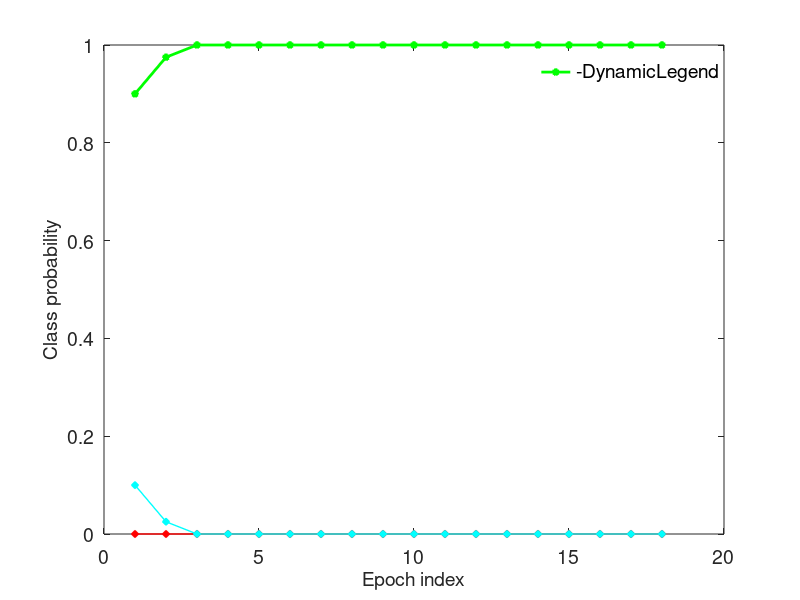
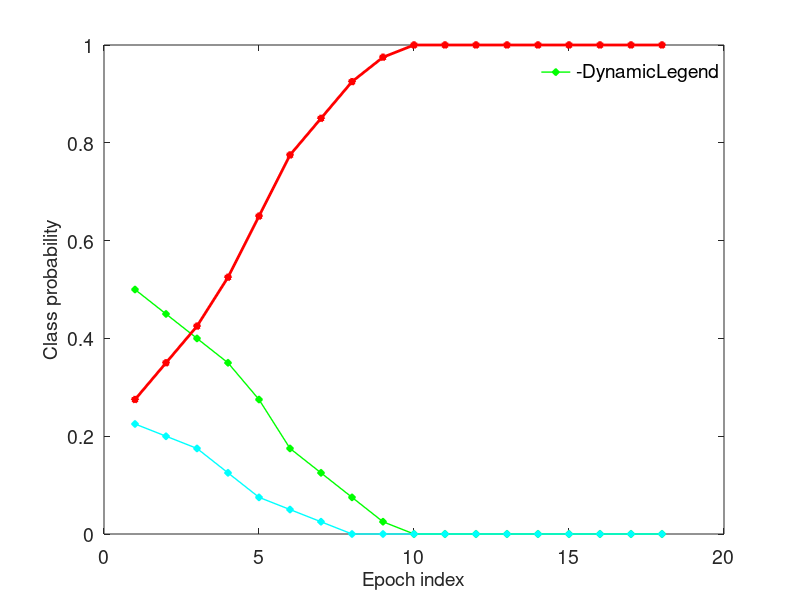
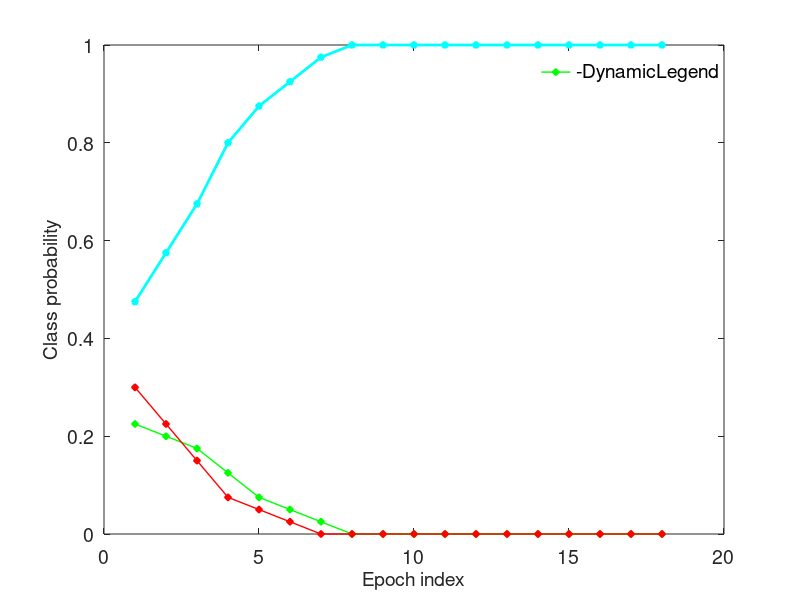
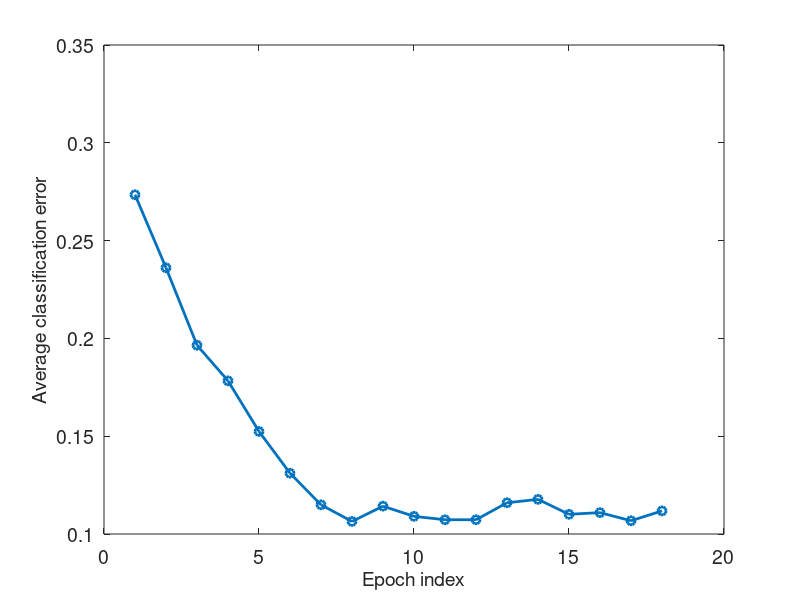

MATLAB code to generate these figures, in order: (Note: this script raises an error after producing the figures.)
clear all
% load classProb
load ('./results/classProb_3class.mat'); NbrSess = subNbrOfSess;
Labels = Labels+1;
sub11.Labels = Labels(:,:,1:NbrSess(11),11);
sub11.classProb = classProb(:,:,:,1:NbrSess(11),11);
sub12.Labels = Labels(:,:,1:NbrSess(12),12);
sub12.classProb = classProb(:,:,:,1:NbrSess(12),12);
color = ['g','r','c'];
% 
% for k = 1:4
%     tmp = mean(sub11.classProb(:,:,sub11.Labels(:,1,1)==k,1),3);
%     figure, plot(tmp', '-s', 'LineWidth',2, 'MarkerSize',5)
% end
% %frt = ['-sr';'-ob';'-dg';'-pk'; '-hm'; '-^c'];
%% PLOT CLASS PROBABILITY VS. NUMBER OF EPOCHS
%-- SUBJECT WITH LEAST PERFORMANCE
% for k = 1:4
%     figure
%     tmp = mean(sub11.classProb(:,:,sub11.Labels(:,1,1)==k,1),3);
%     for l = 1:4
%         if l == k
%             plot((1:numel(tmp(l,:))),tmp(l,:), '-sr', 'LineWidth',2, 'MarkerSize',4)
%         else
%             plot((1:numel(tmp(l,:))),tmp(l,:), '-sk', 'LineWidth',2, 'MarkerSize',4)
%         end 
%         hold on
%     end
% end
% xlabel('#Epochs');
% ylabel('Class probability');
% set(gca,'FontSize',14,'fontWeight','normal')
% set(findall(gcf,'type','text'),'FontSize',14,'fontWeight','normal')

%-- SUBJECT WITH BEST PERFOMANCE
legends = {'13Hz class', '21Hz class', '17Hz class'};
for k = 1:size(classProb,1)
    figure
    tmp = mean(sub12.classProb(:,:,sub12.Labels(:,1,1)==k,1),3);
    for l = 1:size(classProb,1)
        if l == k
            plot((1:numel(tmp(l,1:18))),tmp(l,1:18), ['-p' color(l)], 'LineWidth',2, 'MarkerSize',5, 'MarkerFaceColor', color(l), 'DisplayName', legends{l})
            legend('-DynamicLegend');
            legend boxoff
        else
            plot((1:numel(tmp(l,1:18))),tmp(l,1:18), ['-d' color(l)], 'LineWidth',1, 'MarkerSize',5, 'MarkerFaceColor', color(l), 'DisplayName', legends{l})
            legend('-DynamicLegend');
            legend boxoff
        end 
        hold all
    end
    xlabel('Epoch index');
    ylabel('Class probability');
    set(gca,'FontSize',14,'fontWeight','normal')
    set(findall(gcf,'type','text'),'FontSize',14,'fontWeight','normal')
end

%% PLOT AVERAGE CLASSIFICATION ERROR VS. NUMBER OF EPOCHS
for sub = 1:12
    clear er
    sub_labels = Labels(:,:,1:NbrSess(sub),sub);
    sub_prob = classProb(:,:,:,1:NbrSess(sub),sub); 
    for sess = 1:NbrSess(sub)
        for tr = 1:8*size(classProb,1)
            [v p] = max(sub_prob(:,:,tr,sess));
%             er(tr,:,sess) = abs(p - sub_labels(tr,:,sess));
%             er(tr,:,sess) = ceil(er(tr,:,sess)/4);
            er1(tr,:,sess,sub) = abs(p - sub_labels(tr,:,sess));
            er1(tr,:,sess,sub) = ceil(er1(tr,:,sess,sub)/size(classProb,1));
        end
    end
%     tmp = permute(er,[2 1 3]);
%     tmp2 = tmp(:,:);
%     errMean(sub,:) = mean(tmp2,2);
    
    e = squeeze(er1(:,:,1:NbrSess(sub),sub));
    tmp = permute(e,[2 1 3]);
    tmp2 = tmp(:,:);
    errMean(sub,:) = mean(tmp2,2);
    
    %figure, plot(errMean(sub,:))
end
mer = mean(errMean); %-- All subjects mean error
ser = std(errMean); %-- standard dev. of error accross subjects
figure, plot(mer(1:18), '-o','LineWidth',2)
xlabel('Epoch index');
ylabel('Average classification error');
set(gca,'FontSize',14,'fontWeight','normal')
set(findall(gcf,'type','text'),'FontSize',14,'fontWeight','normal')

%-- PLOT ERROR BAR
figure, errorbar(mer, ser, '-s','LineWidth',1, 'MarkerSize',10, 'MarkerFaceColor', 'b')
xlabel('Epoch index');
ylabel('Average classification error');
set(gca,'FontSize',14,'fontWeight','normal')
set(findall(gcf,'type','text'),'FontSize',14,'fontWeight','normal')


%% PLOT AVERAGE CLASSIFICATION ERROR VS. PROBABILITY THRESHOLD
clear all
% load classProb
load('./results/classProb_3class.mat'); NbrSess = subNbrOfSess;
Labels = Labels+1;
probIdx = 1;
for prob = 0:0.1:1
    for sub = 1:12
        sub_labels = Labels(:,:,1:NbrSess(sub),sub);
        sub_prob = classProb(:,:,:,1:NbrSess(sub),sub); 
        for sess = 1:NbrSess(sub)
            for tr = 1:8*size(classProb,1)
                [v p] = max(sub_prob(:,:,tr,sess));
                v2 = find(v>prob);
                if (isempty(v2))
                    ytrial_pos = numel(v);
                    ytrial = 1;
                else
                    ytrial_pos = v2(1);
                    ytrial = p(ytrial_pos);
                end
                er0 = abs(ytrial - sub_labels(tr,1,sess));
                err(tr,sess,sub,probIdx) = ceil(er0/size(classProb,1));
                temps(tr,sess,sub,probIdx) = ytrial_pos*0.2;
            end
        end
    end
    probIdx = probIdx + 1;
end
for sub = 1:12
    tmp = squeeze(err(:,1:NbrSess(sub),sub,:));
    tmp2 = permute(tmp, [3, 1, 2]);
    tmp3 = tmp2(:,:);
    erMean(:,sub) = mean(tmp3,2);
    
    tmp = squeeze(temps(:,1:NbrSess(sub),sub,:));
    tmp2 = permute(tmp, [3, 1, 2]);
    tmp3 = tmp2(:,:);
    tempsMean(:,sub) = mean(tmp3,2);
    
%     e = squeeze(er1(:,:,:,sub));
%     tmp = permute(e,[2 1 3]);
%     tmp2 = tmp(:,:);
%     errMean(sub,:) = mean(tmp2,2);
    
end

prob = 0:0.1:0.9;

figure, plot(prob, mean(erMean(1:10,:),2), '--s','LineWidth',2)
xlabel('Probability threshold ');
ylabel('Average classification error');
set(gca,'FontSize',14,'fontWeight','normal')
set(findall(gcf,'type','text'),'FontSize',14,'fontWeight','normal')
%-- PLOT ERROR BAR
figure, errorbar(prob, mean(erMean(1:10,:),2), std(erMean(1:10,:),[],2), '-s','LineWidth',1, 'MarkerSize',10, 'MarkerFaceColor', 'b')
xlim([-0.1 1])
ylim([0.1 0.4])
xlabel('Probability threshold ');
ylabel('Average classification error');
set(gca,'FontSize',14,'fontWeight','normal')
set(findall(gcf,'type','text'),'FontSize',14,'fontWeight','normal')

% %-- PLOT AVERAGE ITR VS. PROBABILITY THRESHOLD
% po = 1-mean(erMean(1:10,:),2);
% tLen = mean(tempsMean(1:10,:),2);
% B = log2(4)+po.*log2(po)+(1-po).*log2((1-po)/(4-1))
% bBm = B.*(60./tLen); 
% figure, plot(bBm)


figure
%ylim([0 0.5])
[hAx,hLine1,hLine2] = plotyy(prob, mean(erMean(1:10,:),2), prob,mean(tempsMean(1:10,:),2),'plot');
set(get(hAx(1),'Ylabel'),'String','Average classification error') 
set(get(hAx(2),'Ylabel'),'String','Average classification time (s)') 
set(hLine1,'LineStyle','--','Marker', 's','LineWidth', 2)
set(hLine2,'LineStyle',':','Marker', 'o','LineWidth', 2)
xlabel('Probability threshold ')
set(gca,'FontSize',14,'fontWeight','normal')
set(hAx(2),'FontSize',14,'fontWeight','normal')
set(findall(gcf,'type','text'),'FontSize',14,'fontWeight','normal')
 
% %--PLot error bars
% hold(hAx(1),'on')
% errorbar(hAx(1), prob, mean(erMean(1:5,:),2), std(erMean(1:5,:),[],2), 's' )
% hold(hAx(1),'off')
% hold(hAx(2),'on')
% errorbar(hAx(2), alpha, resMean(:,4), resStd(:,4), 'o' )
% ylim(hAx(1),[20 max((round(1000*resMean(:,2)))/10+ (round(1000*resStd(:,2)))/10)])
% % ylim(hAx(2),[0 max(resMean(:,4)+ resStd(:,4))])
% ylim(hAx(2),[0 0.8])

%% PLOT IMPACT OF W (window size/tLen) on online clasification accuracy and ITR
load('./results/online_curve_tlen_3class_new.mat')
meanAcc = mean(subAcMean,2);
stdAcc = std(subAcMean,[],2);
meanItr = mean(itr3,2);
stdItr = std(itr3,[],2);
figure
[hAx,hLine1,hLine2] = plotyy(tlen,(round(1000*meanAcc))/10,tlen,meanItr,'plot');
set(get(hAx(1),'Ylabel'),'String','Accuracy (%)') 
set(get(hAx(2),'Ylabel'),'String','ITR (bits/min)') 
set(hLine1,'LineStyle','-', 'LineWidth', 3)
set(hLine2,'LineStyle','-', 'LineWidth', 3)
xlabel('Window size (w) in sec ')
set(gca,'FontSize',14,'fontWeight','normal')
set(hAx(2),'FontSize',14,'fontWeight','normal')
set(findall(gcf,'type','text'),'FontSize',14,'fontWeight','normal')
%--PLot error bars
hold(hAx(1),'on')
errorbar(hAx(1), tlen, (round(1000*meanAcc))/10, (round(1000*stdAcc))/10)
hold(hAx(1),'off')
hold(hAx(2),'on')
errorbar(hAx(2), tlen, meanItr, stdItr)
ylim(hAx(1),[50 max((round(1000*meanAcc))/10+ (round(1000*stdAcc))/10)])
% ylim(hAx(2),[0 max(resMean(:,4)+ resStd(:,4))])
ylim(hAx(2),[0 max(meanItr)+max(stdItr)])
%##################################################################################################################################################################
%% PLOT FOR 4 CLASSES
%##################################################################################################################################################################
clear all
% load classProb
load('./results/classProb_4class.mat'); NbrSess = subNbrOfSess;
Labels = Labels+1;
sub11.Labels = Labels(:,:,1:NbrSess(11),11);
sub11.classProb = classProb(:,:,:,1:NbrSess(11),11);
sub12.Labels = Labels(:,:,1:NbrSess(12),12);
sub12.classProb = classProb(:,:,:,1:NbrSess(12),12);
% 
% for k = 1:4
%     tmp = mean(sub11.classProb(:,:,sub11.Labels(:,1,1)==k,1),3);
%     figure, plot(tmp', '-s', 'LineWidth',2, 'MarkerSize',5)
% end
% %frt = ['-sr';'-ob';'-dg';'-pk'; '-hm'; '-^c'];
%% PLOT CLASS PROBABILITY VS. NUMBER OF EPOCHS
%-- SUBJECT WITH LEAST PERFORMANCE
% for k = 1:4
%     figure
%     tmp = mean(sub11.classProb(:,:,sub11.Labels(:,1,1)==k,1),3);
%     for l = 1:4
%         if l == k
%             plot((1:numel(tmp(l,:))),tmp(l,:), '-sr', 'LineWidth',2, 'MarkerSize',4)
%         else
%             plot((1:numel(tmp(l,:))),tmp(l,:), '-sk', 'LineWidth',2, 'MarkerSize',4)
%         end 
%         hold on
%     end
% end
% xlabel('Epoch index');
% ylabel('Class probability');
% set(gca,'FontSize',14,'fontWeight','normal')
% set(findall(gcf,'type','text'),'FontSize',14,'fontWeight','normal')

%-- SUBJECT WITH BEST PERFOMANCE
color = ['b','g','r','c'];
legends = {'Resting clas', '13Hz class', '21Hz class', '17Hz class'};
for k = 1:size(classProb,1)
    figure
    tmp = mean(sub12.classProb(:,:,sub12.Labels(:,1,1)==k,1),3);
    for l = 1:size(classProb,1)
        if l == k
            plot((1:numel(tmp(l,1:18))),tmp(l,1:18), ['-p' color(l)], 'LineWidth',2, 'MarkerSize',5, 'MarkerFaceColor', color(l), 'DisplayName', legends{l})
            legend('-DynamicLegend');
            %legend boxoff
        else
            plot((1:numel(tmp(l,1:18))),tmp(l,1:18), ['-d' color(l)], 'LineWidth',1, 'MarkerSize',5, 'MarkerFaceColor', color(l), 'DisplayName', legends{l})
            legend('-DynamicLegend');
            %legend boxoff
        end 
        hold all
    end
    xlabel('Epoch index');
    ylabel('Class probability');
    set(gca,'FontSize',14,'fontWeight','normal')
    set(findall(gcf,'type','text'),'FontSize',14,'fontWeight','normal')
end
%% PLOT AVERAGE CLASSIFICATION ERROR VS. NUMBER OF EPOCHS
for sub = 1:12
    clear er
    sub_labels = Labels(:,:,1:NbrSess(sub),sub);
    sub_prob = classProb(:,:,:,1:NbrSess(sub),sub); 
    for sess = 1:NbrSess(sub)
        for tr = 1:8*size(classProb,1)
            [v p] = max(sub_prob(:,:,tr,sess));
%             er(tr,:,sess) = abs(p - sub_labels(tr,:,sess));
%             er(tr,:,sess) = ceil(er(tr,:,sess)/4);
            er1(tr,:,sess,sub) = abs(p - sub_labels(tr,:,sess));
            er1(tr,:,sess,sub) = ceil(er1(tr,:,sess,sub)/size(classProb,1));
        end
    end
%     tmp = permute(er,[2 1 3]);
%     tmp2 = tmp(:,:);
%     errMean(sub,:) = mean(tmp2,2);
    
    e = squeeze(er1(:,:,1:NbrSess(sub),sub));
    tmp = permute(e,[2 1 3]);
    tmp2 = tmp(:,:);
    errMean(sub,:) = mean(tmp2,2);
    
    %figure, plot(errMean(sub,:))
end
mer = mean(errMean); %-- All subjects mean error
ser = std(errMean); %-- standard dev. of error accross subjects
figure, plot(mer(1:18), '-o','LineWidth',2)
xlabel('Epoch index');
ylabel('Average classification error');
set(gca,'FontSize',14,'fontWeight','normal')
set(findall(gcf,'type','text'),'FontSize',14,'fontWeight','normal')

%-- PLOT ERROR BAR
figure, errorbar(mer, ser, '-s','LineWidth',1, 'MarkerSize',10, 'MarkerFaceColor', 'b')
xlabel('Epoch index');
ylabel('Average classification error');
set(gca,'FontSize',14,'fontWeight','normal')
set(findall(gcf,'type','text'),'FontSize',14,'fontWeight','normal')

%% PLOT AVERAGE CLASSIFICATION ERROR VS. PROBABILITY THRESHOLD
clear all
% load classProb
load('./results/classProb_4class.mat'); NbrSess = subNbrOfSess;
Labels = Labels+1;
probIdx = 1;
for prob = 0:0.1:1
    for sub = 1:12
        sub_labels = Labels(:,:,1:NbrSess(sub),sub);
        sub_prob = classProb(:,:,:,1:NbrSess(sub),sub); 
        for sess = 1:NbrSess(sub)
            for tr = 1:8*size(classProb,1)
                [v p] = max(sub_prob(:,:,tr,sess));
                v2 = find(v>prob);
                if (isempty(v2))
                    ytrial_pos = numel(v);
                    ytrial = 1;
                else
                    ytrial_pos = v2(1);
                    ytrial = p(ytrial_pos);
                end
                er0 = abs(ytrial - sub_labels(tr,1,sess));
                err(tr,sess,sub,probIdx) = ceil(er0/size(classProb,1));
                temps(tr,sess,sub,probIdx) = ytrial_pos*0.2;
            end
        end
    end
    probIdx = probIdx + 1;
end
for sub = 1:12
    tmp = squeeze(err(:,1:NbrSess(sub),sub,:));
    tmp2 = permute(tmp, [3, 1, 2]);
    tmp3 = tmp2(:,:);
    erMean(:,sub) = mean(tmp3,2);
    
    tmp = squeeze(temps(:,1:NbrSess(sub),sub,:));
    tmp2 = permute(tmp, [3, 1, 2]);
    tmp3 = tmp2(:,:);
    tempsMean(:,sub) = mean(tmp3,2);
    
end

prob = 0:0.1:0.9;

figure, plot(prob, mean(erMean(1:10,:),2), '--s','LineWidth',2)
xlabel('Probability threshold ');
ylabel('Average classification error');
set(gca,'FontSize',14,'fontWeight','normal')
set(findall(gcf,'type','text'),'FontSize',14,'fontWeight','normal')
%-- PLOT ERROR BAR
figure, errorbar(prob, mean(erMean(1:10,:),2), std(erMean(1:10,:),[],2), '-s','LineWidth',1, 'MarkerSize',10, 'MarkerFaceColor', 'b')
xlim([-0.1 1])
ylim([0.1 0.5])
xlabel('Probability threshold ');
ylabel('Average classification error');
set(gca,'FontSize',14,'fontWeight','normal')
set(findall(gcf,'type','text'),'FontSize',14,'fontWeight','normal')

% %-- PLOT AVERAGE ITR VS. PROBABILITY THRESHOLD
% po = 1-mean(erMean(1:10,:),2);
% tLen = mean(tempsMean(1:10,:),2);
% B = log2(4)+po.*log2(po)+(1-po).*log2((1-po)/(4-1))
% bBm = B.*(60./tLen); 
% figure, plot(bBm)


figure
%ylim([0 0.5])
[hAx,hLine1,hLine2] = plotyy(prob, mean(erMean(1:10,:),2), prob,mean(tempsMean(1:10,:),2),'plot');
set(get(hAx(1),'Ylabel'),'String','Average classification error') 
set(get(hAx(2),'Ylabel'),'String','Average classification time (s)') 
set(hLine1,'LineStyle','--','Marker', 's','LineWidth', 2)
set(hLine2,'LineStyle',':','Marker', 'o','LineWidth', 2)
xlabel('Probability threshold ')
set(gca,'FontSize',14,'fontWeight','normal')
set(hAx(2),'FontSize',14,'fontWeight','normal')
set(findall(gcf,'type','text'),'FontSize',14,'fontWeight','normal')
 
% %--PLot error bars
% hold(hAx(1),'on')
% errorbar(hAx(1), prob, mean(erMean(1:5,:),2), std(erMean(1:5,:),[],2), 's' )
% hold(hAx(1),'off')
% hold(hAx(2),'on')
% errorbar(hAx(2), alpha, resMean(:,4), resStd(:,4), 'o' )
% ylim(hAx(1),[20 max((round(1000*resMean(:,2)))/10+ (round(1000*resStd(:,2)))/10)])
% % ylim(hAx(2),[0 max(resMean(:,4)+ resStd(:,4))])
% ylim(hAx(2),[0 0.8])

%% PLOT IMPACT OF W (window size/tLen) on online clasification accuracy and ITR
load('./results/online_curve_tlen_4class.mat')
meanAcc = mean(subAcMean,2);
stdAcc = std(subAcMean,[],2);
meanItr = mean(itr3,2);
stdItr = std(itr3,[],2);
figure
[hAx,hLine1,hLine2] = plotyy(tlen,(round(1000*meanAcc))/10,tlen,meanItr,'plot');
set(get(hAx(1),'Ylabel'),'String','Accuracy (%)') 
set(get(hAx(2),'Ylabel'),'String','ITR (bits/min)') 
set(hLine1,'LineStyle','-', 'LineWidth', 3)
set(hLine2,'LineStyle','-', 'LineWidth', 3)
xlabel('Window size (w) in sec ')
set(gca,'FontSize',14,'fontWeight','normal')
set(hAx(2),'FontSize',14,'fontWeight','normal')
set(findall(gcf,'type','text'),'FontSize',14,'fontWeight','normal')
%--PLot error bars
hold(hAx(1),'on')
errorbar(hAx(1), tlen, (round(1000*meanAcc))/10, (round(1000*stdAcc))/10)
hold(hAx(1),'off')
hold(hAx(2),'on')
errorbar(hAx(2), tlen, meanItr, stdItr)
ylim(hAx(1),[50 max((round(1000*meanAcc))/10+ (round(1000*stdAcc))/10)])
% ylim(hAx(2),[0 max(resMean(:,4)+ resStd(:,4))])
ylim(hAx(2),[0 max(meanItr)+max(stdItr)])
%% PLOT CONFUSION MATRIX AND ROC SPACE
clear all
load('./results/online_curve_potato_4class.mat')
LabelAll = LabelAll+1;
Yall = Yall+1;
targets = zeros(numel(unique(LabelAll)), numel(LabelAll));
outputs = zeros(numel(unique(LabelAll)), numel(LabelAll));
for k = 1:numel(unique(LabelAll))
    lab = zeros(4,1);
    lab(k) = 1;
    targets(:,LabelAll==k) = repmat(lab,1,sum(LabelAll==k));
    outputs(:,Yall==k) = repmat(lab,1,sum(Yall==k));
    TPR(k) = CP{k}.Sensitivity;
    FPR(k) = 1-CP{k}.Specificity;
end
figure,
plotconfusion(targets, outputs);

chance = [0 1];
figure,
plot([0 1], chance,'--r','LineWidth', 3, 'DisplayName', 'Random guess')
%legend('Random guess')
legend('-DynamicLegend');
hold all
marker = ['h','p','s','d'];
legends = {'Resting class', '13Hz class', '21Hz class', '17Hz class'};
for k = 1:numel(unique(LabelAll))
    plot(FPR(k), TPR(k), marker(k), 'LineWidth', 3, 'MarkerSize',8, 'DisplayName', legends{k})
    %legend('cl')
end
plot(0,1, 'o', 'LineWidth', 3, 'MarkerSize',8, 'DisplayName', 'Perfect classification')
plot(1,0, 'o', 'LineWidth', 3, 'MarkerSize',8, 'DisplayName', 'Worst classification')

xlabel('FPR or (1-specificity)');
ylabel('TPR or sensitivity');
set(gca,'FontSize',14,'fontWeight','normal')
set(findall(gcf,'type','text'),'FontSize',14,'fontWeight','normal')
%% PLOT DELAYS IN TIME SIGNAL SYNCHRONIZATION

clear all
tLen = 8;
delay = -2;

for sub = 16:17  %- ploting two subjects (11 and 12)
    clear x_all H_all P X Pm PSD
     %-- Load data
     [S_all, H_all] = loaddata(sub); %Returns cells of data from all available sessions
     Fs = H_all{1}.SampleRate;
     nbrSessions = length(S_all);
     sessions = 1:nbrSessions;
     %- Preprocessing of all available sessions (Same for training and test data)
     % 1) Band pass filter
     for session = 1:nbrSessions
         x_all{session} = bandpass_filter_ext([12.95 13.05], [16.9 17.1], [20.9 21.1], S_all{session}, H_all{session}); %74.31
     end
     X = get_trials(x_all, H_all, tLen, delay);
     taxis = [delay:1/Fs:delay+tLen]; taxis = taxis(1:end-1);
     titles = [
        'Example trial from resting state';
        ' Example trial from 13Hz SSVEP  ';
        ' Example trial from 21Hz SSVEP  ';
        ' Example trial from 17Hz SSVEP  '];
    %klass = ['No'; '13'; '21'; '17'];
    set(groot,'defaultAxesColorOrder','remove')
    set(groot,'defaultAxesColorOrder',[0 1 0;1 0 0;0 1 1]);
    figure
    %set(groot,'defaultAxesColorOrder',[0 1 0;1 0 0;0 1 1]);
    set(gcf,'DefaultAxesColorOrder',[0 1 0;1 0 0;0 1 1])
    for cl = 1:size(X,2) 
        subplot(2,2,cl)
        if sub == 16
            %set(gca, 'ColorOrder', [0 1 0; 1 0 0;0 1 1], 'NextPlot', 'replacechildren');
            plot(taxis, squeeze(X{cl}([1 17 9],:,7))'),
            if cl > 2, xlabel('time(s)'); end
        end
        if sub == 17
            %set(gca, 'ColorOrder', [0 1 0; 1 0 0;0 1 1]);%, 'NextPlot', 'replacechildren');
            plot(taxis, squeeze(X{cl}([1 17 9],:,10))'),
            if cl > 2, xlabel('time(s)'); end
        end
        hold on
        if sub == 16
            plot([0 0],[-0.0021 0.0021], '>--k')
            ylim([-0.0021 0.0021])
        end
        if sub == 17
            plot([0 0],[-0.006 0.006], '>--k')
            ylim([-0.006 0.006])
        end
        if cl == 1 & sub == 17
            legend(['13Hz';'21Hz';'17Hz']);
            %legend boxoff 
        end
        title(titles(cl,:))
        yticks = get(gca,'ytick');
        set(gca,'yticklabel',yticks*1000);
        if mod(cl,2)==0
            set(gca,'YTick',[])
        end
        if cl < 3
            set(gca, 'XTick', [])
        end
        set(gca,'FontSize',12,'fontWeight','normal')
        set(findall(gcf,'type','text'),'FontSize',12,'fontWeight','normal')
        pbaspect([16/16 9/16 1]); %Set figure(plot) aspect ratio
    end
    %fpad = [0 0 0 0]; axpad = [0 0];
    spaceplots; %cutt off blank margins (from matlab filexchage)
end

%% COMPUTE AND PLOT ROC CURVE BASED ON RHO 
clear all
% load classProb
load('./results/classProb_4class.mat'); NbrSess = subNbrOfSess;
Labels = Labels+1;
    
rho4 = [];
label4 = [];
for sub = 1:12
    sub_labels = Labels(:,:,1:NbrSess(sub),sub);
    sub_prob = classProb(:,:,:,1:NbrSess(sub),sub); 
    Lsub = [];
    rho = [];
    label = [];
    for sess = 1:NbrSess(sub)    
        for tr = 1:8*size(classProb,1)
            Lsub(tr,sess) = sub_labels(tr,1,sess);
            %rho(tr,:,sess) = sub_prob(:,:,tr,sess); %- Probability of groundtruth class (To be used as scrore in ROC)
            %label(tr,:,sess) = repmat(Lsub(tr,sess),1,numel(rho(tr,:,sess)));
            
            c = zeros(numel(unique(sub_labels)),1);
            c(Lsub(tr,sess)) = 1;
            rho(tr,:,:) = sub_prob(:,:,tr,sess); %- Probability of groundtruth class (To be used as scrore in ROC)
            label(tr,:,:) = repmat(c,1,size(sub_prob,2));
        end
        rho2 = permute(rho,[2 1 3]);
        rho3 = rho2(:,:);
        label2 = permute(label,[2 1 3]);
        label3 = label2(:,:);
        
        rho4 = [rho4 rho3];
        label4 = [label4 label3];
    end   
end
plotroc(label4, rho4);
[tpr,fpr,thresholds] = roc(label4, rho4);
chance = [0 1];
figure,
plot([0 1], chance,'--r','LineWidth', 1, 'DisplayName', 'Random guess');
legend('-DynamicLegend');
hold all
marker = ['h','p','s','d'];
color = ['b','g','r','c'];
legends = {'Resting class', '13Hz class', '21Hz class', '17Hz class'};
for i = 1:numel(unique(Labels))
    plot([fpr{i} 1], [tpr{i} 1], color(i), 'LineWidth', 2, 'MarkerSize',4, 'DisplayName', legends{i})
    %legend('cl')
end
xlabel('FPR or (1-specificity)');
ylabel('TPR or sensitivity');
set(gca,'FontSize',14,'fontWeight','normal')
set(findall(gcf,'type','text'),'FontSize',14,'fontWeight','normal')

% %% COMPUTE AND PLOT ROC CURVE BASED ON RHO and DELTA
% clear all
% % load classProb
% load('./results/classProbGrad_4class.mat'); NbrSess = subNbrOfSess;
% Labels = Labels+1;
%     
% rho4 = []; 
% delta4 = [];
% label4 = [];
% for sub = 1:12
%     sub_labels = Labels(:,:,1:NbrSess(sub),sub);
%     sub_prob = classProb(:,:,:,1:NbrSess(sub),sub); 
%     sub_grad = classGrad(:,:,:,1:NbrSess(sub),sub); 
%     Lsub = [];
%     rho = [];
%     delta = [];
%     label = [];
%     for sess = 1:NbrSess(sub)    
%         for tr = 1:8*size(classProb,1)
%             Lsub(tr,sess) = sub_labels(tr,1,sess);
%             %rho(tr,:,sess) = sub_prob(:,:,tr,sess); %- Probability of groundtruth class (To be used as scrore in ROC)
%             %label(tr,:,sess) = repmat(Lsub(tr,sess),1,numel(rho(tr,:,sess)));
%             
%             c = zeros(numel(unique(sub_labels)),1);
%             c(Lsub(tr,sess)) = 1;
%             rho(tr,:,:) = sub_prob(:,:,tr,sess); %- Probability of groundtruth class (To be used as scrore in ROC)
%             delta(tr,:,:) = sub_grad(:,:,tr,sess); %- gradient of groundtruth class (To be used as scrore in ROC)
%             label(tr,:,:) = repmat(c,1,size(sub_prob,2));
%         end
%         rho2 = permute(rho,[2 1 3]);
%         rho3 = rho2(:,:);
%         delta2 = permute(delta,[2 1 3]);
%         delta3 = delta2(:,:);
%         label2 = permute(label,[2 1 3]);
%         label3 = label2(:,:);
%         
%         rho4 = [rho4 rho3];
%         delta4 = [delta4 delta3];
%         label4 = [label4 label3];
%     end   
% end
% plotroc(label4, rho4);
% plotroc(label4, delta4);
% [tpr,fpr,thresholds] = roc(label4, rho4);
% [tpr_d,fpr_d,thresholds_d] = roc(label4, delta4);
% chance = [0 1];
% figure,
% plot([0 1], chance,'--r','LineWidth', 1, 'DisplayName', 'Random guess');
% legend('-DynamicLegend');
% hold all
% marker = ['h','p','s','d'];
% color = ['b','g','r','c'];
% legends = {'Resting class', '13Hz class', '21Hz class', '17Hz class'};
% for i = 1:numel(unique(Labels))
%     plot([fpr{i} 1], [tpr{i} 1], color(i), 'LineWidth', 2, 'MarkerSize',4, 'DisplayName', legends{i})
%     %legend('cl')
% end
% xlabel('FPR or (1-specificity)');
% ylabel('TPR or sensitivity');
% set(gca,'FontSize',14,'fontWeight','normal')
% set(findall(gcf,'type','text'),'FontSize',14,'fontWeight','normal')
% 
% figure,
% plot([0 1], chance,'--r','LineWidth', 1, 'DisplayName', 'Random guess');
% legend('-DynamicLegend');
% hold all
% marker = ['h','p','s','d'];
% color = ['b','g','r','c'];
% legends = {'Resting class', '13Hz class', '21Hz class', '17Hz class'};
% for i = 1:numel(unique(Labels))
%     plot([fpr_d{i} 1], [tpr_d{i} 1], color(i), 'LineWidth', 2, 'MarkerSize',4, 'DisplayName', legends{i})
%     %legend('cl')
% end
% xlabel('FPR or (1-specificity)');
% ylabel('TPR or sensitivity');
% set(gca,'FontSize',14,'fontWeight','normal')
% set(findall(gcf,'type','text'),'FontSize',14,'fontWeight','normal')

%% PLOT BARS
Y = [[70.8; 87.3; 87.7], [74.8; 79.1; 79.5]];
figure,
bar(Y)
%xlabel('FPR or (1-specificity)');
ylabel('Average classification accuracy (%)');
set(gca,'FontSize',14,'fontWeight','normal')
set(findall(gcf,'type','text'),'FontSize',14,'fontWeight','normal')
